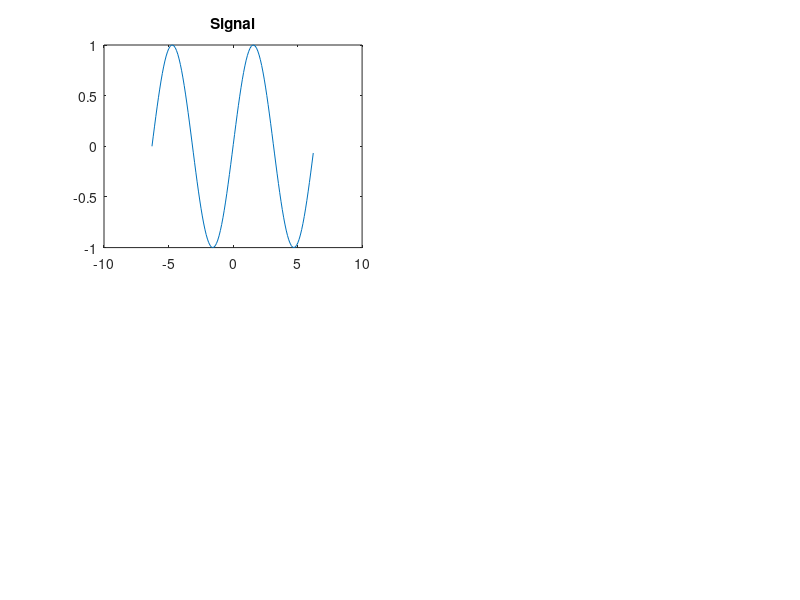

The MATLAB source for this figure: (Note: this script raises an error after producing the figure.)
t = [-2*pi:0.1:2*pi];
s = sin(t);
subplot(2,2,1)
plot(t,s);
title('Signal')
xline(0);
yline(0);
axis([-5,5,-2,2])
t = timescale(t,2)
subplot(2,2,2)
plot(t,s)
title('Time Scaled Signal')
xline(0);
yline(0);
axis([-5,5,-2,2])
t = [-2*pi:0.1:2*pi];
s = sin(t);
subplot(2,2,3)
plot(t,s);
title('Signal')
xline(0);
yline(0);
axis([-5,5,-2,2])
s = amplitudescale(s,2)
subplot(2,2,4)
plot(t,s)
title('Amplitude Scaled Signal')
xline(0);
yline(0);
axis([-5,5,-2,2])
function b = timescale(b,n)
b = b./n;
end
function a = amplitudescale(a,n)
a = a.*n;
end